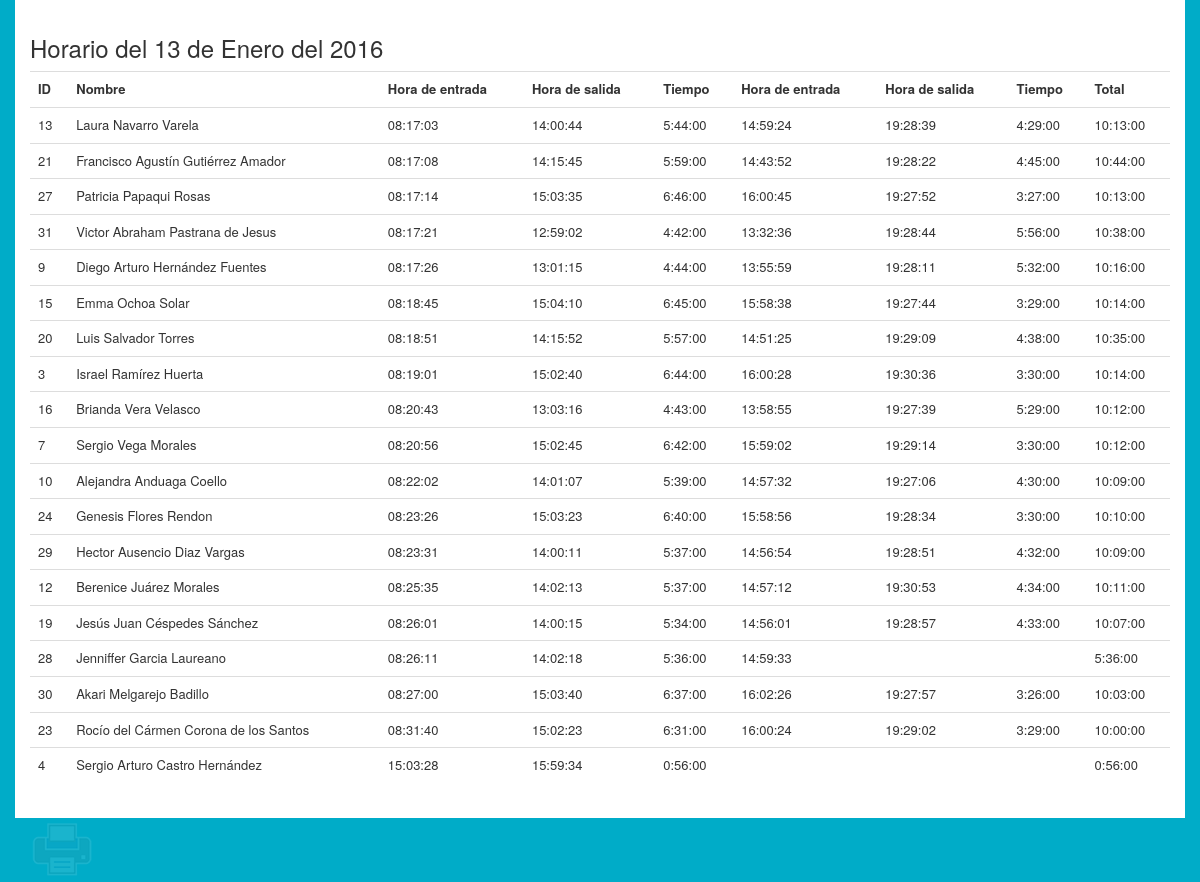
The page /horario-diario.php?date=2016-01-13 on the database its author committed.
### tables this page shows
CREATE TABLE IF NOT EXISTS `horario` (
  `idhorario` int(11) NOT NULL AUTO_INCREMENT,
  `dia_entrada` date DEFAULT NULL,
  `hora_entrada` time DEFAULT NULL,
  `dia_salida` date DEFAULT NULL,
  `hora_salida` time DEFAULT NULL,
  `tiempo` varchar(8) NOT NULL,
  `tiempo_decimal` float(5,2) NOT NULL,
  `despues_entrada` time DEFAULT NULL,
  `despues_salida` time DEFAULT NULL,
  `despues_tiempo` varchar(8) DEFAULT NULL,
  `despues_tiempo_decimal` float(5,2) DEFAULT NULL,
  `total` varchar(8) DEFAULT NULL,
  `total_decimal` float(5,2) DEFAULT NULL,
  `personal_idpersonal` int(11) NOT NULL,
  PRIMARY KEY (`idhorario`,`personal_idpersonal`),
  KEY `fk_horario_personal1_idx` (`personal_idpersonal`)
);

CREATE TABLE IF NOT EXISTS `personal` (
  `idpersonal` int(11) NOT NULL AUTO_INCREMENT,
  `nombre` varchar(45) DEFAULT NULL,
  `apellidos` varchar(45) DEFAULT NULL,
  `foto` varchar(100) DEFAULT NULL,
  `tolerancia` time NOT NULL,
  `privilegios_idprivilegios` int(11) NOT NULL,
  `usuario_idusuario` int(11) NOT NULL,
  PRIMARY KEY (`idpersonal`,`privilegios_idprivilegios`),
  KEY `fk_personal_privilegios1_idx` (`privilegios_idprivilegios`),
  KEY `fk_personal_usuario1_idx` (`usuario_idusuario`)
);

### horario-diario.php (the view, shortened to what this page needs)
<html>
<head>
<link rel="stylesheet" type="text/css" href="css/bootstrap.min.css">
<link rel="stylesheet" type="text/css" href="css/imprimir.css">
<link rel="stylesheet" type="text/css" href="css/main.css">
</head>
<body>
<?php
$fecha =  $_GET['date'];
$annio = substr($fecha, 0,4);
$mes = substr($fecha, 5,2);
$dia = substr($fecha, 8,2);
$meses = array('01' =>  'Enero',
			'02' =>  'Febrero',
			'03' =>  'Marzo',
			'04' =>  'Abril',
			'05' =>  'Mayo',
			'06' =>  'Junio',
			'07' =>  'Julio',
			'08' =>  'Agosto',
			'09' =>  'Septiembre',
			'10' =>  'Octubre',
			'11' =>  'Noviembre',
			'12' =>  'Diciembre',);
$nombre_mes = $meses[$mes];
	?>
	<div class="container">
		<div class="row horario">
			<h3>Horario del <?php echo $dia." de ".$nombre_mes. " del ".$annio; ?></h3>
			<div class="table-responsive">
				<table class="table">
					<tr>
						<th>ID</th>
						<th>Nombre</th>
						<th>Hora de entrada</th>
						<th>Hora de salida</th>
						<th>Tiempo</th>
						<th>Hora de entrada</th>
						<th>Hora de salida</th>
						<th>Tiempo</th>
						<th>Total</th>
					</tr>
					<?php
						include('conexion.php');
						$datos = "select idpersonal,nombre,apellidos,dia_entrada,hora_entrada,hora_salida,tiempo,despues_entrada,despues_salida,despues_tiempo,total from horario,personal where personal.idpersonal = horario.personal_idpersonal and dia_entrada = '$fecha' order by hora_entrada";
						$horario = mysql_query($datos, $conexion) or die(mysql_error());
						while ($rows = mysql_fetch_assoc($horario)) {
							echo "<tr>";
							$idpersonal = $rows['idpersonal'];
							echo "<td>".$idpersonal."</td>";
							$nombre = $rows['nombre']. " " .$apellido = $rows['apellidos'];
							echo "<td>".$nombre."</td>";
							$entrada = $rows['hora_entrada'];
							echo "<td>".$entrada."</td>";
							$salida = $rows['hora_salida'];
							echo "<td>".$salida."</td>";
							$tiempo = $rows['tiempo'];
							echo "<td>".$tiempo."</td>";
							$entrada = $rows['despues_entrada'];
							echo "<td>".$entrada."</td>";
							$salida = $rows['despues_salida'];
							echo "<td>".$salida."</td>";
							$tiempo = $rows['despues_tiempo'];
							echo "<td>".$tiempo."</td>";
							$total = $rows['total'];
							echo "<td>".$total."</td>";
							echo "</tr>";
						}
					?>
				</table>
			</div>
		</div>
		<button onclick='window.print()' type='button' id='btnImprimir'></button>
	</div>
</body>

### css/imprimir.css (style rules this page uses)
#btnImprimir { background: url(img/imprimir.png); border: 0; width: 64px; height: 64px; }
#btnImprimir { opacity: 0.1; }

### css/main.css (style rules this page uses)
body { background-color: rgb(0,172,200); }
.header, .menu, .register, .horario { background-color: white; padding: 15px; }
table { font-size: 13px; }

### rows shown on the page
horario: personal.idpersonal "13", personal.nombre+apellidos "Laura Navarro Varela", hora_entrada "08:17:03", hora_salida "14:00:44", tiempo "5:44:00", despues_entrada "14:59:24", despues_salida "19:28:39", despues_tiempo "4:29:00", total "10:13:00"
horario: personal.idpersonal "21", personal.nombre+apellidos "Francisco Agustín Gutiérrez Amador", hora_entrada "08:17:08", hora_salida "14:15:45", tiempo "5:59:00", despues_entrada "14:43:52", despues_salida "19:28:22", despues_tiempo "4:45:00", total "10:44:00"
horario: personal.idpersonal "27", personal.nombre+apellidos "Patricia Papaqui Rosas", hora_entrada "08:17:14", hora_salida "15:03:35", tiempo "6:46:00", despues_entrada "16:00:45", despues_salida "19:27:52", despues_tiempo "3:27:00", total "10:13:00"
horario: personal.idpersonal "31", personal.nombre+apellidos "Victor Abraham Pastrana de Jesus", hora_entrada "08:17:21", hora_salida "12:59:02", tiempo "4:42:00", despues_entrada "13:32:36", despues_salida "19:28:44", despues_tiempo "5:56:00", total "10:38:00"
horario: personal.idpersonal "9", personal.nombre+apellidos "Diego Arturo Hernández Fuentes", hora_entrada "08:17:26", hora_salida "13:01:15", tiempo "4:44:00", despues_entrada "13:55:59", despues_salida "19:28:11", despues_tiempo "5:32:00", total "10:16:00"
horario: personal.idpersonal "15", personal.nombre+apellidos "Emma Ochoa Solar", hora_entrada "08:18:45", hora_salida "15:04:10", tiempo "6:45:00", despues_entrada "15:58:38", despues_salida "19:27:44", despues_tiempo "3:29:00", total "10:14:00"
horario: personal.idpersonal "20", personal.nombre+apellidos "Luis Salvador Torres", hora_entrada "08:18:51", hora_salida "14:15:52", tiempo "5:57:00", despues_entrada "14:51:25", despues_salida "19:29:09", despues_tiempo "4:38:00", total "10:35:00"
horario: personal.idpersonal "3", personal.nombre+apellidos "Israel Ramírez Huerta", hora_entrada "08:19:01", hora_salida "15:02:40", tiempo "6:44:00", despues_entrada "16:00:28", despues_salida "19:30:36", despues_tiempo "3:30:00", total "10:14:00"
horario: personal.idpersonal "16", personal.nombre+apellidos "Brianda Vera Velasco", hora_entrada "08:20:43", hora_salida "13:03:16", tiempo "4:43:00", despues_entrada "13:58:55", despues_salida "19:27:39", despues_tiempo "5:29:00", total "10:12:00"
horario: personal.idpersonal "7", personal.nombre+apellidos "Sergio Vega Morales", hora_entrada "08:20:56", hora_salida "15:02:45", tiempo "6:42:00", despues_entrada "15:59:02", despues_salida "19:29:14", despues_tiempo "3:30:00", total "10:12:00"
horario: personal.idpersonal "10", personal.nombre+apellidos "Alejandra Anduaga Coello", hora_entrada "08:22:02", hora_salida "14:01:07", tiempo "5:39:00", despues_entrada "14:57:32", despues_salida "19:27:06", despues_tiempo "4:30:00", total "10:09:00"
horario: personal.idpersonal "24", personal.nombre+apellidos "Genesis Flores Rendon", hora_entrada "08:23:26", hora_salida "15:03:23", tiempo "6:40:00", despues_entrada "15:58:56", despues_salida "19:28:34", despues_tiempo "3:30:00", total "10:10:00"
horario: personal.idpersonal "29", personal.nombre+apellidos "Hector Ausencio Diaz Vargas", hora_entrada "08:23:31", hora_salida "14:00:11", tiempo "5:37:00", despues_entrada "14:56:54", despues_salida "19:28:51", despues_tiempo "4:32:00", total "10:09:00"
horario: personal.idpersonal "12", personal.nombre+apellidos "Berenice Juárez Morales", hora_entrada "08:25:35", hora_salida "14:02:13", tiempo "5:37:00", despues_entrada "14:57:12", despues_salida "19:30:53", despues_tiempo "4:34:00", total "10:11:00"
horario: personal.idpersonal "19", personal.nombre+apellidos "Jesús Juan Céspedes Sánchez", hora_entrada "08:26:01", hora_salida "14:00:15", tiempo "5:34:00", despues_entrada "14:56:01", despues_salida "19:28:57", despues_tiempo "4:33:00", total "10:07:00"
horario: personal.idpersonal "28", personal.nombre+apellidos "Jenniffer Garcia Laureano", hora_entrada "08:26:11", hora_salida "14:02:18", tiempo "5:36:00", despues_entrada "14:59:33", total "5:36:00"
horario: personal.idpersonal "30", personal.nombre+apellidos "Akari Melgarejo Badillo", hora_entrada "08:27:00", hora_salida "15:03:40", tiempo "6:37:00", despues_entrada "16:02:26", despues_salida "19:27:57", despues_tiempo "3:26:00", total "10:03:00"
horario: personal.idpersonal "23", personal.nombre+apellidos "Rocío del Cármen Corona de los Santos", hora_entrada "08:31:40", hora_salida "15:02:23", tiempo "6:31:00", despues_entrada "16:00:24", despues_salida "19:29:02", despues_tiempo "3:29:00", total "10:00:00"
horario: personal.idpersonal "4", personal.nombre+apellidos "Sergio Arturo Castro Hernández", hora_entrada "15:03:28", hora_salida "15:59:34", tiempo "0:56:00", total "0:56:00"

### other values the page prints
$dia "13"
$nombre_mes "Enero"
$annio "2016"
